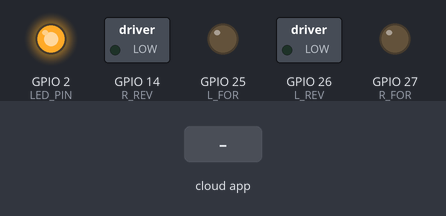
Bench run of a sketch on a simulated ESP32. Parts: switched loads named in the sketch (green lamp = pin HIGH), output pins drawn as LEDs (lit = HIGH). The inputs (shaded band) are chosen by the test bench. WiFi joins after 1.5 s; servers stay silent unless stated; the Firebase database answers and starts empty; what the sketch prints to the serial monitor is not drawn.

Above: at 3.9 s.
4.0 s: the phone or cloud app sets command to N
At 5.0 s:
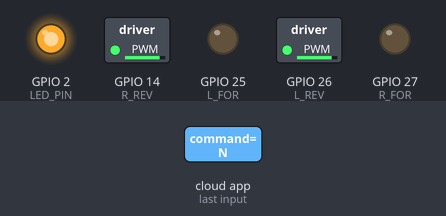
5.5 s: the phone or cloud app sets command to S
At 6.2 s:
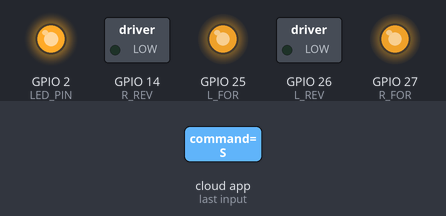
7.0 s: the phone or cloud app sets command to W
At 7.5 s:
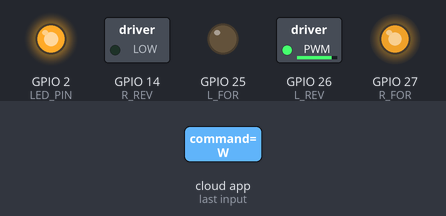
8.5 s: the phone or cloud app sets command to E
At 9.7 s:
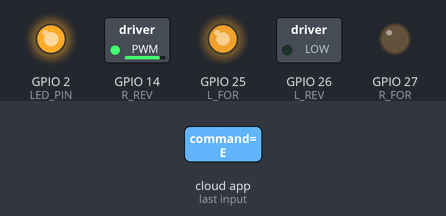
10.0 s: the phone or cloud app sets command to NW
At 11.1 s:
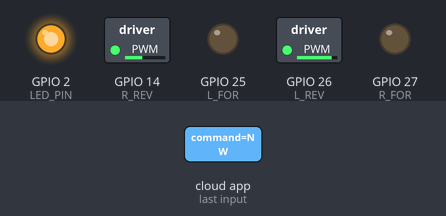
11.5 s: the phone or cloud app sets command to NE
At 12.3 s:
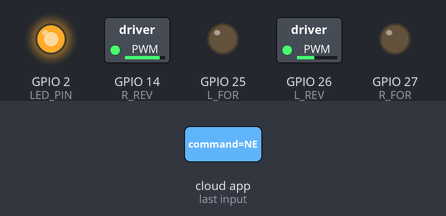
Timing chart, 0 to 14.0 s (numbered marks = the images above; inputs shaded):
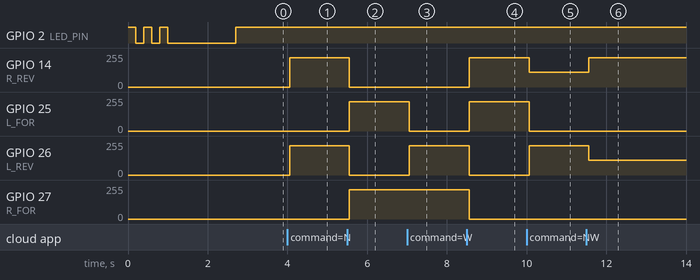

Measured:
- after the input at 4.0 s, GPIO 14 (R_REV), GPIO 26 (L_REV): 0/255 → 220/255 after 0.05 s
- after the input at 5.5 s, GPIO 14 (R_REV), GPIO 26 (L_REV): 220/255 → 0/255 after 0.06 s; GPIO 25 (L_FOR), GPIO 27 (R_FOR): 0/255 → 220/255 after 0.06 s
- after the input at 7.0 s, GPIO 25 (L_FOR): 220/255 → 0/255 after 0.06 s; GPIO 26 (L_REV): 0/255 → 220/255 after 0.06 s
- after the input at 8.5 s, GPIO 14 (R_REV), GPIO 25 (L_FOR): 0/255 → 220/255 after 0.06 s; GPIO 26 (L_REV), GPIO 27 (R_FOR): 220/255 → 0/255 after 0.06 s
- after the input at 10.0 s, GPIO 14 (R_REV): 220/255 → 110/255 after 0.06 s; GPIO 25 (L_FOR): 220/255 → 0/255 after 0.06 s; GPIO 26 (L_REV): 0/255 → 220/255 after 0.06 s
- after the input at 11.5 s, GPIO 14 (R_REV): 110/255 → 220/255 after 0.06 s; GPIO 26 (L_REV): 220/255 → 110/255 after 0.06 s

The sketch:

mainsketch.ino
```cpp
#include <WiFi.h>
#include <FirebaseESP32.h>

// --- Pin Definitions ---
const int L_FOR = 25;
const int L_REV = 26;
const int R_FOR = 27;
const int R_REV = 14;
const int LED_PIN = 2;

// --- Wi-Fi Credentials ---
const char* WIFI_SSID = "NOVATECH1";      // <--- Put your actual WiFi name
const char* WIFI_PASSWORD = "123456789@"; // <--- Put your actual WiFi password

// --- Firebase Credentials ---
#define API_KEY "Fk0eUhJhyOGEeJAoFuGEnd1XnXyKqx1Wu5IlSb5q6bE"
// VERY IMPORTANT: Firebase library requires the URL WITHOUT https:// and without a trailing slash!
#define DATABASE_URL "novabot-298e9-default-rtdb.firebaseio.com"

FirebaseData fbdo;
FirebaseAuth auth;
FirebaseConfig config;

// --- Drive Logic ---
void drive(int lf, int lr, int rf, int rr, String msg) {
  analogWrite(L_FOR, lf);
  analogWrite(L_REV, lr);
  analogWrite(R_FOR, rf);
  analogWrite(R_REV, rr);
  Serial.println(">>> MOTOR ACTION: " + msg);
}

void setup() {
  Serial.begin(115200);
  pinMode(LED_PIN, OUTPUT);
  pinMode(L_FOR, OUTPUT); pinMode(L_REV, OUTPUT);
  pinMode(R_FOR, OUTPUT); pinMode(R_REV, OUTPUT);

  // Bootup Blink
  for(int i=0; i<3; i++) {
    digitalWrite(LED_PIN, HIGH); delay(200);
    digitalWrite(LED_PIN, LOW); delay(200);
  }

  Serial.println("\n--- NOVA BOT CLOUD STARTING ---");

  WiFi.begin(WIFI_SSID, WIFI_PASSWORD);
  while (WiFi.status() != WL_CONNECTED) {
    delay(500); Serial.print(".");
  }
  Serial.println("\nWi-Fi [CONNECTED]");

  config.api_key = API_KEY;
  config.database_url = DATABASE_URL;

  // Crucial for test mode if Firebase rules are set to public without specific Auth
  config.signer.test_mode = true;

  // Optimize SSL memory to prevent "Failed to initialize the SSL layer"
  fbdo.setBSSLBufferSize(1024, 1024);

  Firebase.begin(&config, &auth);
  Firebase.reconnectWiFi(true);

  digitalWrite(LED_PIN, HIGH);
  Serial.println("SYSTEM READY: Listening for Netlify Commands...");
}

void loop() {
  // 1. Fetch commands from Firebase
  if (Firebase.getString(fbdo, "/commands/command")) {
    String cmd = fbdo.stringData();

    // 2. Prevent repeating the same logic if nothing changed
    static String lastCmd = "";
    if (cmd != "" && cmd != lastCmd) {
      lastCmd = cmd;
      Serial.print("CLOUD SIGNAL RECEIVED: ");
      Serial.println(cmd);

      // --- MOTOR MAPPING ---
      if (cmd == "N")        { drive(0, 220, 0, 220, "FORWARD"); }
      else if (cmd == "S")   { drive(220, 0, 220, 0, "BACKWARD"); }
      else if (cmd == "W")   { drive(0, 220, 220, 0, "LEFT TURN"); }
      else if (cmd == "E")   { drive(220, 0, 0, 220, "RIGHT TURN"); }
      else if (cmd == "NW")  { drive(0, 220, 0, 110, "NORTH-WEST"); }
      else if (cmd == "NE")  { drive(0, 110, 0, 220, "NORTH-EAST"); }
      else if (cmd == "SW")  { drive(220, 0, 110, 0, "SOUTH-WEST"); }
      else if (cmd == "SE")  { drive(110, 0, 220, 0, "SOUTH-EAST"); }
      else if (cmd == "STOP"){ drive(0, 0, 0, 0, "STOPPED"); }
    }
  } else {
    // Print out the exact error from Firebase if it fails
    // This helps us debug if it's an auth/permissions issue
    // Serial.println("Firebase Error: " + fbdo.errorReason());
  }

  // 4. Update Heartbeat status
  static unsigned long lastUpdate = 0;
  if (millis() - lastUpdate > 4000) {
    lastUpdate = millis();
    Firebase.setString(fbdo, "/botStatus/status", "Online");
  }
}
```
